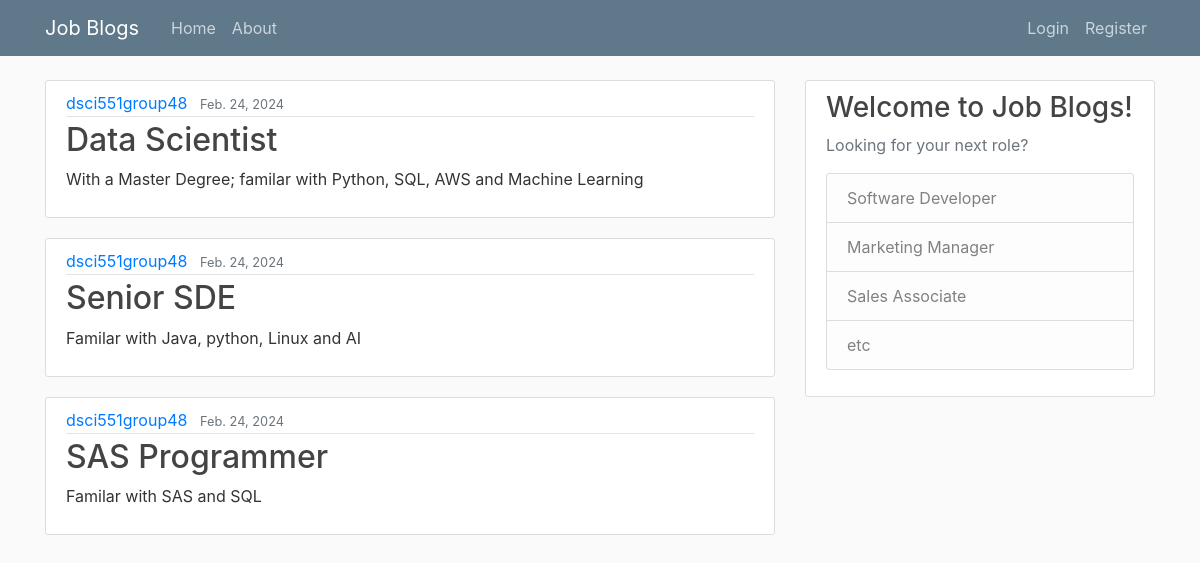
Screenshot of /blog/ with the database file from the repository.
### blog/models.py (models this page shows, shortened)
class Job(models.Model):
    job_title = models.CharField(max_length=100)
    requirements = models.TextField()
    date_posted = models.DateTimeField(default=timezone.now)
    agency = models.ForeignKey(User, on_delete=models.CASCADE)

### blog/views.py (the view)
# urls.py: path("", views.home, name='blog-home'),
def home(request):
    context = {
        'jobs': Job.objects.all()
    }
    return render(request, 'blog/home.html', context)

### blog/templates/blog/home.html
{% extends "blog/base.html" %}
{% block content %}
    {% for job in jobs %}
        <article class="media content-section">
          <div class="media-body">
            <div class="article-metadata">
              <a class="mr-2" href="#">{{ job.agency }}</a>
              <small class="text-muted">{{ job.date_posted|date:"N d, Y" }}</small>
            </div>
            <h2><a class="article-title" href="#">{{ job.job_title }}</a></h2>
            <p class="article-content">{{ job.requirements }}</p>
          </div>
        </article>
    {% endfor %}
{% endblock content %}

### blog/templates/blog/base.html (shortened to what this page needs)
{% load static %}
<html>
<head>
    <link rel="stylesheet" href="https://maxcdn.bootstrapcdn.com/bootstrap/4.0.0/css/bootstrap.min.css">
    <link rel="stylesheet" type="text/css" href="{% static 'blog/main.css' %}">
</head>
<body>
    <header class="site-header">
      <nav class="navbar navbar-expand-md navbar-dark bg-steel fixed-top">
        <div class="container">
          <a class="navbar-brand mr-4" href="{% url 'blog-home' %}">Job Blogs</a>
          <div class="collapse navbar-collapse" id="navbarToggle">
            <div class="navbar-nav mr-auto">
              <a class="nav-item nav-link" href="{% url 'blog-home' %}">Home</a>
              <a class="nav-item nav-link" href="{% url 'blog-about' %}">About</a>
            </div>
            <div class="navbar-nav">
              <a class="nav-item nav-link" href="#">Login</a>
              <a class="nav-item nav-link" href="#">Register</a>
            </div>
          </div>
        </div>
      </nav>
    </header>
    <main role="main" class="container">
      <div class="row">
        <div class="col-md-8">
          {% block content %}{% endblock %}
        </div>
        <div class="col-md-4">
          <div class="content-section">
            <h3>Welcome to Job Blogs!</h3>
            <p class='text-muted'>Looking for your next role?
              <ul class="list-group">
                <li class="list-group-item list-group-item-light">Software Developer</li>
                <li class="list-group-item list-group-item-light">Marketing Manager</li>
                <li class="list-group-item list-group-item-light">Sales Associate</li>
                <li class="list-group-item list-group-item-light">etc</li>
              </ul>
            </p>
          </div>
        </div>
      </div>
    </main>
</body>
</html>

### blog/static/blog/main.css (style rules this page uses)
body { background: #fafafa; color: #333333; margin-top: 5rem; }
h1, h2, h3, h4, h5, h6 { color: #444444; }
ul { margin: 0; }
.bg-steel { background-color: #5f788a; }
.site-header .navbar-nav .nav-link { color: #cbd5db; }
.content-section { background: #ffffff; padding: 10px 20px; border: 1px solid #dddddd; border-radius: 3px; margin-bottom: 20px; }
.article-title { color: #444444; }
.article-content { white-space: pre-line; }
.article-metadata { padding-bottom: 1px; margin-bottom: 4px; border-bottom: 1px solid #e3e3e3 }

### rows the page displays
Job: agency "dsci551group48", date_posted "Feb. 24, 2024", job_title "Data Scientist", requirements "With a Master Degree; familar with Python, SQL, AWS and Machine Learning"
Job: agency "dsci551group48", date_posted "Feb. 24, 2024", job_title "Senior SDE", requirements "Familar with Java, python, Linux and AI"
Job: agency "dsci551group48", date_posted "Feb. 24, 2024", job_title "SAS Programmer", requirements "Familar with SAS and SQL"
